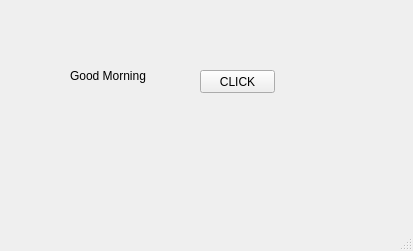
<?xml version="1.0" encoding="UTF-8"?>
<ui version="4.0">
 <class>MainWindow</class>
 <widget class="QMainWindow" name="MainWindow">
  <property name="geometry">
   <rect>
    <x>0</x>
    <y>0</y>
    <width>413</width>
    <height>251</height>
   </rect>
  </property>
  <property name="windowTitle">
   <string>MainWindow</string>
  </property>
  <widget class="QWidget" name="centralwidget">
   <widget class="QLabel" name="lbl">
    <property name="geometry">
     <rect>
      <x>70</x>
      <y>60</y>
      <width>101</width>
      <height>31</height>
     </rect>
    </property>
    <property name="text">
     <string>Good Morning</string>
    </property>
   </widget>
   <widget class="QPushButton" name="pb">
    <property name="geometry">
     <rect>
      <x>200</x>
      <y>70</y>
      <width>75</width>
      <height>23</height>
     </rect>
    </property>
    <property name="text">
     <string>CLICK</string>
    </property>
   </widget>
  </widget>
  <widget class="QMenuBar" name="menubar">
   <property name="geometry">
    <rect>
     <x>0</x>
     <y>0</y>
     <width>413</width>
     <height>21</height>
    </rect>
   </property>
  </widget>
  <widget class="QStatusBar" name="statusbar"/>
 </widget>
 <resources/>
 <connections/>
</ui>
